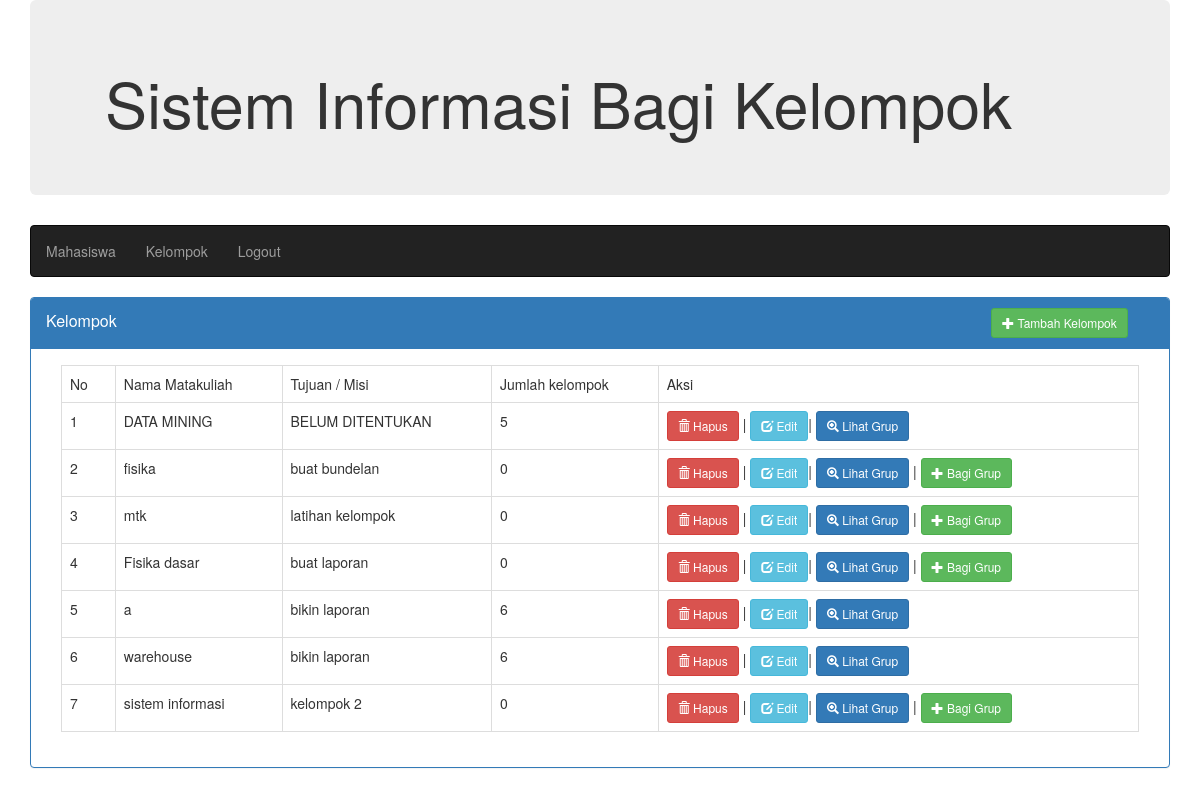
Page /index.php?menu=kelompok (signed in) on the committed database.
### tables this page shows
CREATE TABLE `kelompok` (
  `id` int(11) NOT NULL,
  `kelompok_matkul` varchar(200) NOT NULL,
  `objectives` text NOT NULL
);

### kelompok.php (the view, shortened to what this page needs)
<div class="panel panel-primary">
	<div class="panel-heading">
		<div class="panel-title">
			Kelompok
		<?php if($_GET[ngapain]!='tambahkelompok'){ ?>
		<a href="?ngapain=tambahkelompok"><button class="btn btn-success btn-sm" style="margin-left:870px;">
			<i class="glyphicon glyphicon-plus"  ></i> Tambah Kelompok
		</button></a>
		<?php }
		else
		{ ?>
			<a href="?menu=kelompok"><button class="btn btn-success btn-sm" style="margin-left:870px;">
			<i class="glyphicon glyphicon-arrow-left"  ></i> Kembali </button></a>
		<?php }
		?>
		</div>
	</div>
	<div class="panel-body">
	<?php  if($_GET[menu]=='kelompok'){ ?>
		<div class="row">
			<div class="col-md-7">
			</div>
		</div>
		<div class="col-md-12">
			<table class="table table-stripped table-bordered">
			<tr>
				<td width="5%">No</td><td>Nama Matakuliah</td><td>Tujuan / Misi</td><td>Jumlah kelompok</td><td>Aksi</td>
			</tr>
			<?php
			$a=mysql_query("SELECT *from kelompok order by id asc");
			if(mysql_num_rows($a)==0)
			{
				echo "<tr><td colspan='5'><div class='alert alert-danger'>Data tidak ada</div></td></tr>";
			}
			else{
			function jumlahkel($id_kel)
			{
				$jmlkel=mysql_num_rows(mysql_query("SELECT *FROM mhs_kelompok where id_kelompok='$id_kel' group by no_kelompok"));
				return $jmlkel;
			}
			$no=1;
			while ($b= mysql_fetch_array($a)) {
				?>
				<tr>
					<td><?php echo $no; ?></td><td><?php echo $b[kelompok_matkul]; ?></td><td><?php echo $b[objectives]; ?></td><td><?php echo jumlahkel($b[id]); ?></td><td><a href="proses.php?menu=kelompok&aksi=hapuskel&id=<?php echo $b[id]; ?>"><button class="btn btn-danger btn-sm" onclick="return confirm('Apakah anda yakin menghapus ini?')"><span class="glyphicon glyphicon-trash"></span> Hapus</button></a> | <a href="index.php?menu=kelompok&halaman=edit&id=<?php echo $b[id]; ?>"><button class="btn btn-info btn-sm"><span class="glyphicon glyphicon-edit"></span> Edit</button></a>| <a href="index.php?ngapain=lihatgrup&id=<?php echo $b[id]; ?>"><button class="btn btn-primary btn-sm"><span class="glyphicon glyphicon-zoom-in"></span> Lihat Grup</button></a><?php if(jumlahkel($b[id])==0){ ?> | <a href="index.php?ngapain=buatgrup&id=<?php echo $b[id]; ?>"><button class="btn btn-success btn-sm"><span class="glyphicon glyphicon-plus"></span> Bagi Grup</button></a> <?php } ?> </td>
				</tr>
				<?php $no++;
				}
			}
			?>
			</table>
		</div>
	<?php } ?>
	</div>
</div>

### rows in the picture
kelompok: kelompok_matkul "DATA MINING", objectives "BELUM DITENTUKAN", b "5"
kelompok: kelompok_matkul "fisika", objectives "buat bundelan", b "0"
kelompok: kelompok_matkul "mtk", objectives "latihan kelompok", b "0"
kelompok: kelompok_matkul "Fisika dasar", objectives "buat laporan", b "0"
kelompok: kelompok_matkul "a", objectives "bikin laporan", b "6"
kelompok: kelompok_matkul "warehouse", objectives "bikin laporan", b "6"
kelompok: kelompok_matkul "sistem informasi", objectives "kelompok 2", b "0"
